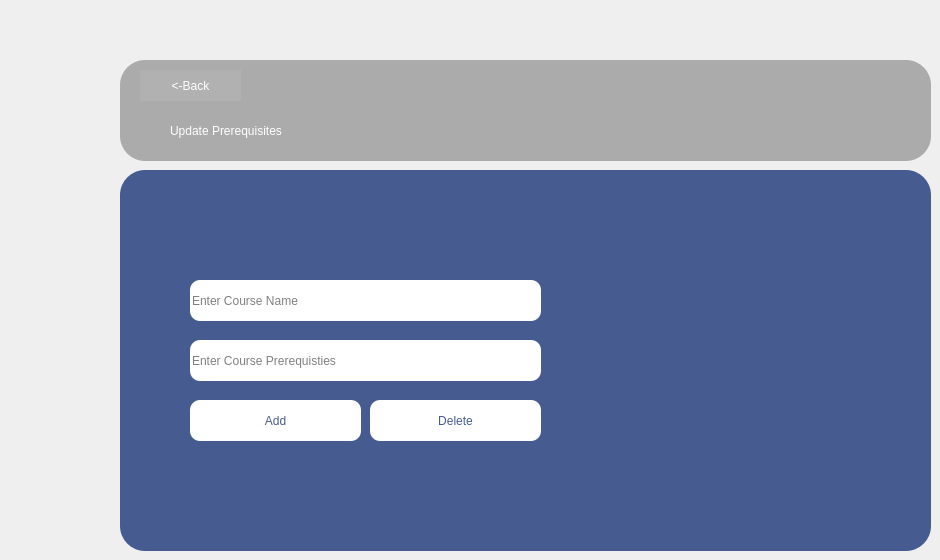
				<widget class="QWidget" name="page_28">
					<widget class="QFrame" name="frame_45">
						<property name="geometry">
							<rect>
								<x>120</x>
								<y>170</y>
								<width>811</width>
								<height>381</height>
							</rect>
						</property>
						<property name="styleSheet">
							<string notr="true">
								border-radius: 25px;
								background-color: rgb(70, 92, 144);

							</string>
						</property>
						<property name="frameShape">
							<enum>QFrame::Shape::StyledPanel</enum>
						</property>
						<property name="frameShadow">
							<enum>QFrame::Shadow::Raised</enum>
						</property>
						<widget class="QLineEdit" name="StudentName_23">
							<property name="geometry">
								<rect>
									<x>70</x>
									<y>170</y>
									<width>351</width>
									<height>41</height>
								</rect>
							</property>
							<property name="styleSheet">
								<string notr="true">
									color: black;
									background-color: white;
									border-radius: 10px;
									font: 9pt &quot;Segoe UI&quot;;
								</string>
							</property>
							<property name="text">
								<string/>
							</property>
							<property name="frame">
								<bool>true</bool>
							</property>
							<property name="echoMode">
								<enum>QLineEdit::EchoMode::Normal</enum>
							</property>
							<property name="readOnly">
								<bool>false</bool>
							</property>
							<property name="placeholderText">
								<string>Enter Course Prerequisties</string>
							</property>
						</widget>
						<widget class="QPushButton" name="pushButton_29">
							<property name="geometry">
								<rect>
									<x>70</x>
									<y>230</y>
									<width>171</width>
									<height>41</height>
								</rect>
							</property>
							<property name="styleSheet">
								<string notr="true">
									QPushButton {

									background-color: rgb(255, 255, 255);

									color: rgb(70, 92, 144);
									border: 2px ;
									border-radius: 10px;
									padding: 8px 16px;
									font: 700 16pt &quot;Segoe UI&quot;;
									}

									QPushButton:hover {
									background-color: rgb(211, 211, 211);
									}
								</string>
							</property>
							<property name="text">
								<string>Add</string>
							</property>
						</widget>
						<widget class="QLineEdit" name="StudentName_24">
							<property name="geometry">
								<rect>
									<x>70</x>
									<y>110</y>
									<width>351</width>
									<height>41</height>
								</rect>
							</property>
							<property name="styleSheet">
								<string notr="true">
									color: black;
									background-color: white;
									border-radius: 10px;
									font: 9pt &quot;Segoe UI&quot;;
								</string>
							</property>
							<property name="text">
								<string/>
							</property>
							<property name="frame">
								<bool>true</bool>
							</property>
							<property name="echoMode">
								<enum>QLineEdit::EchoMode::Normal</enum>
							</property>
							<property name="readOnly">
								<bool>false</bool>
							</property>
							<property name="placeholderText">
								<string>Enter Course Name</string>
							</property>
						</widget>
						<widget class="QLabel" name="label_83">
							<property name="geometry">
								<rect>
									<x>490</x>
									<y>60</y>
									<width>271</width>
									<height>261</height>
								</rect>
							</property>
							<property name="text">
								<string/>
							</property>
							<property name="pixmap">
								<pixmap resource="project01.qrc">:/project01/Exams-rafiki.png</pixmap>
							</property>
							<property name="scaledContents">
								<bool>true</bool>
							</property>
						</widget>
						<widget class="QPushButton" name="pushButton_30">
							<property name="geometry">
								<rect>
									<x>250</x>
									<y>230</y>
									<width>171</width>
									<height>41</height>
								</rect>
							</property>
							<property name="styleSheet">
								<string notr="true">
									QPushButton {

									background-color: rgb(255, 255, 255);

									color: rgb(70, 92, 144);
									border: 2px ;
									border-radius: 10px;
									padding: 8px 16px;
									font: 700 16pt &quot;Segoe UI&quot;;
									}

									QPushButton:hover {
									background-color: rgb(211, 211, 211);
									}
								</string>
							</property>
							<property name="text">
								<string>Delete</string>
							</property>
						</widget>
					</widget>
					<widget class="QFrame" name="frame_46">
						<property name="geometry">
							<rect>
								<x>120</x>
								<y>60</y>
								<width>811</width>
								<height>101</height>
							</rect>
						</property>
						<property name="styleSheet">
							<string notr="true">
								background-color: rgb(171, 171, 171);

								border-radius: 25px;
							</string>
						</property>
						<property name="frameShape">
							<enum>QFrame::Shape::StyledPanel</enum>
						</property>
						<property name="frameShadow">
							<enum>QFrame::Shadow::Raised</enum>
						</property>
						<widget class="QLabel" name="label_84">
							<property name="geometry">
								<rect>
									<x>730</x>
									<y>10</y>
									<width>61</width>
									<height>61</height>
								</rect>
							</property>
							<property name="styleSheet">
								<string notr="true">
									font: 700 36pt &quot;Segoe UI&quot;;
									color: rgb(70, 92, 144);
								</string>
							</property>
							<property name="text">
								<string/>
							</property>
							<property name="pixmap">
								<pixmap resource="project01.qrc">:/newPrefix/Screenshot_2025-05-15_005716-removebg-preview.png</pixmap>
							</property>
							<property name="scaledContents">
								<bool>true</bool>
							</property>
						</widget>
						<widget class="QLabel" name="label_85">
							<property name="geometry">
								<rect>
									<x>50</x>
									<y>40</y>
									<width>411</width>
									<height>61</height>
								</rect>
							</property>
							<property name="styleSheet">
								<string notr="true">
									color: rgb(255, 255, 255);
									font: 700 28pt &quot;Segoe UI&quot;;

								</string>
							</property>
							<property name="text">
								<string>Update Prerequisites</string>
							</property>
						</widget>
						<widget class="QPushButton" name="AdminPortalbackB_14">
							<property name="geometry">
								<rect>
									<x>20</x>
									<y>10</y>
									<width>101</width>
									<height>31</height>
								</rect>
							</property>
							<property name="styleSheet">
								<string notr="true">
									background-color: rgb(177, 177, 177);
									color: rgb(255, 255, 255);
									font: 12pt &quot;Segoe UI&quot;;
								</string>
							</property>
							<property name="text">
								<string>&lt;-Back</string>
							</property>
						</widget>
					</widget>
				</widget>
